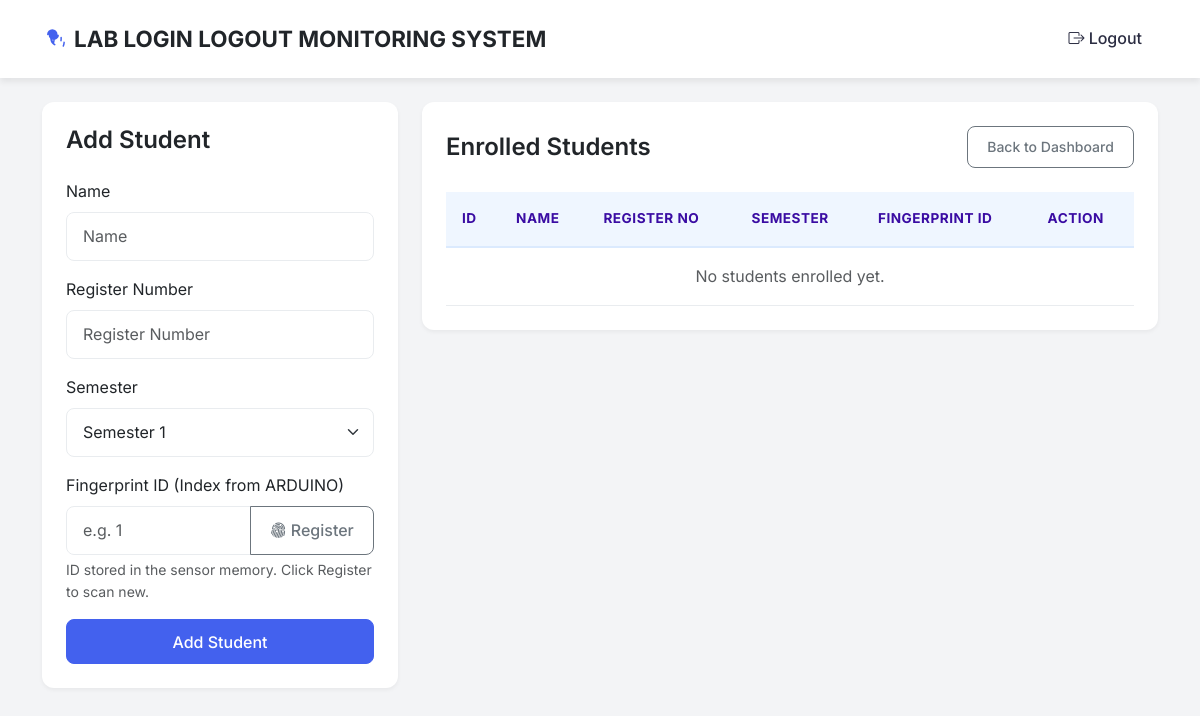
/students (signed in), run on an earlier commit of the app's database.
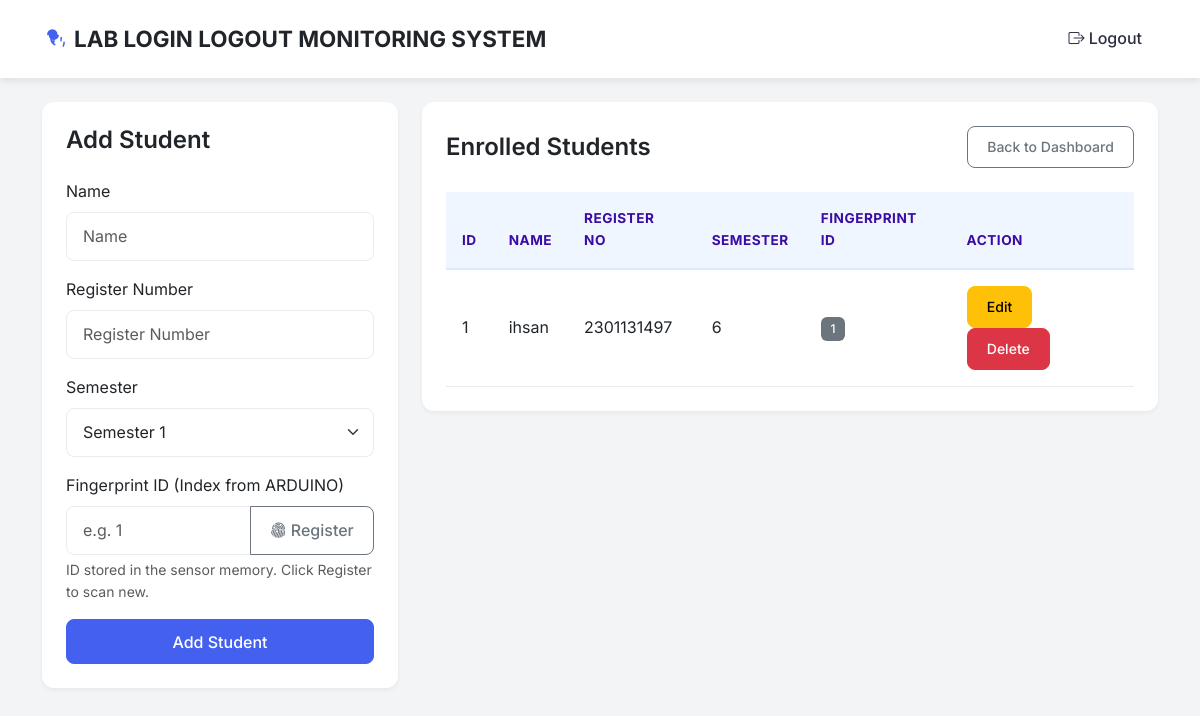
And on a later commit of the database.
### database.py (models this page shows, shortened)
class Student(db.Model):
    id = db.Column(db.Integer, primary_key=True)
    name = db.Column(db.String(100), nullable=False)
    roll_no = db.Column(db.String(20), unique=True, nullable=False)
    semester = db.Column(db.String(10), nullable=False, default="1") # Added Semantic
    fingerprint_id = db.Column(db.Integer, unique=True, nullable=False)

### app.py (the view, shortened to what this page needs)
@app.route('/students', methods=['GET', 'POST'])
@login_required
def students():
    all_students = Student.query.all()
    return render_template('students.html', students=all_students)

### app.py (called while the page is built)
@login_manager.user_loader
def load_user(user_id):
    return Admin.query.get(int(user_id))

@app.context_processor
def inject_device_status():
    is_connected = (time.time() - last_heartbeat_time) < 5
    return dict(is_device_connected=is_connected, manual_class=manual_class_status)

@app.context_processor
def inject_manual_status():
    return dict(manual_session=manual_session)

### templates/students.html (shortened to what the changed rows need)
{% extends 'base.html' %}
{% block content %}
<div class="row">
    <div class="col-md-8">
        <div class="card p-4">
            <div class="table-responsive">
                <table class="table table-hover">
                    <thead>
                        <tr>
                            <th>ID</th>
                            <th>Name</th>
                            <th>Register No</th>
                            <th>Semester</th>
                            <th>Fingerprint ID</th>
                            <th>Action</th>
                        </tr>
                    </thead>
                    <tbody>
                        {% for student in students %}
                        <tr>
                            <td>{{ student.id }}</td>
                            <td>{{ student.name }}</td>
                            <td>{{ student.roll_no }}</td>
                            <td>{{ student.semester }}</td>
                            <td><span class="badge bg-secondary">{{ student.fingerprint_id }}</span></td>
                            <td>
                                <button class="btn btn-warning btn-sm"
                                    onclick='openEditModal({{ student.id }}, "{{ student.name }}", "{{ student.roll_no }}", "{{ student.semester }}", "{{ student.fingerprint_id }}")'>
                                    Edit
                                </button>
                                <form action="{{ url_for('delete_student', id=student.id) }}" method="POST"
                                    onsubmit="return confirm('Are you sure you want to delete this student?');"
                                    style="display:inline;">
                                    <button type="submit" class="btn btn-danger btn-sm">Delete</button>
                                </form>
                            </td>
                        </tr>
                        {% else %}
                        <tr>
                            <td colspan="6" class="text-center text-muted">No students enrolled yet.</td>
                        </tr>
                        {% endfor %}
                    </tbody>
                </table>
            </div>
        </div>
    </div>
</div>
{% endblock %}

What changed in the data, as far as the page shows it:
added Student: id "1", name "ihsan", roll_no "2301131497", semester "6", fingerprint_id "1"
Also different on the page:
text no longer shown: "No students enrolled yet."
